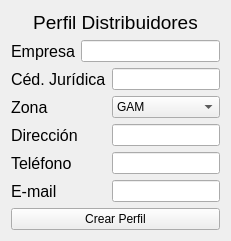
            <widget class="QWidget" name="Distribuidores">
             <layout class="QGridLayout" name="gridLayout_14">
              <item row="0" column="0">
               <layout class="QGridLayout" name="gridLayout_8">
                <item row="0" column="0">
                 <widget class="QLabel" name="label_17">
                  <property name="font">
                   <font>
                    <pointsize>14</pointsize>
                   </font>
                  </property>
                  <property name="text">
                   <string>Perfil Distribuidores</string>
                  </property>
                  <property name="alignment">
                   <set>Qt::AlignCenter</set>
                  </property>
                 </widget>
                </item>
                <item row="1" column="0">
                 <layout class="QGridLayout" name="gridLayout_7">
                  <item row="0" column="0">
                   <widget class="QLabel" name="label_32">
                    <property name="font">
                     <font>
                      <pointsize>12</pointsize>
                     </font>
                    </property>
                    <property name="text">
                     <string>Empresa</string>
                    </property>
                   </widget>
                  </item>
                  <item row="0" column="1" colspan="2">
                   <widget class="QLineEdit" name="lineEdit_4"/>
                  </item>
                  <item row="1" column="0" colspan="2">
                   <widget class="QLabel" name="label_19">
                    <property name="font">
                     <font>
                      <pointsize>12</pointsize>
                     </font>
                    </property>
                    <property name="text">
                     <string>Céd. Jurídica</string>
                    </property>
                   </widget>
                  </item>
                  <item row="1" column="2">
                   <widget class="QLineEdit" name="lineEdit_5"/>
                  </item>
                  <item row="2" column="0" colspan="2">
                   <widget class="QLabel" name="label_20">
                    <property name="font">
                     <font>
                      <pointsize>12</pointsize>
                     </font>
                    </property>
                    <property name="text">
                     <string>Zona</string>
                    </property>
                   </widget>
                  </item>
                  <item row="2" column="2">
                   <widget class="QComboBox" name="comboBox_8">
                    <item>
                     <property name="text">
                      <string>GAM</string>
                     </property>
                    </item>
                    <item>
                     <property name="text">
                      <string>NORTE</string>
                     </property>
                    </item>
                    <item>
                     <property name="text">
                      <string>SUR</string>
                     </property>
                    </item>
                   </widget>
                  </item>
                  <item row="3" column="0" colspan="2">
                   <widget class="QLabel" name="label_21">
                    <property name="font">
                     <font>
                      <pointsize>12</pointsize>
                     </font>
                    </property>
                    <property name="text">
                     <string>Dirección</string>
                    </property>
                   </widget>
                  </item>
                  <item row="3" column="2">
                   <widget class="QLineEdit" name="lineEdit_6"/>
                  </item>
                  <item row="4" column="0" colspan="2">
                   <widget class="QLabel" name="label_22">
                    <property name="font">
                     <font>
                      <pointsize>12</pointsize>
                     </font>
                    </property>
                    <property name="text">
                     <string>Teléfono</string>
                    </property>
                   </widget>
                  </item>
                  <item row="4" column="2">
                   <widget class="QLineEdit" name="lineEdit_7"/>
                  </item>
                  <item row="5" column="0" colspan="2">
                   <widget class="QLabel" name="label_23">
                    <property name="font">
                     <font>
                      <pointsize>12</pointsize>
                     </font>
                    </property>
                    <property name="text">
                     <string>E-mail</string>
                    </property>
                   </widget>
                  </item>
                  <item row="5" column="2">
                   <widget class="QLineEdit" name="lineEdit_8"/>
                  </item>
                  <item row="6" column="0" colspan="3">
                   <widget class="QPushButton" name="pushButton_4">
                    <property name="text">
                     <string>Crear Perfil</string>
                    </property>
                   </widget>
                  </item>
                 </layout>
                </item>
               </layout>
              </item>
             </layout>
            </widget>
